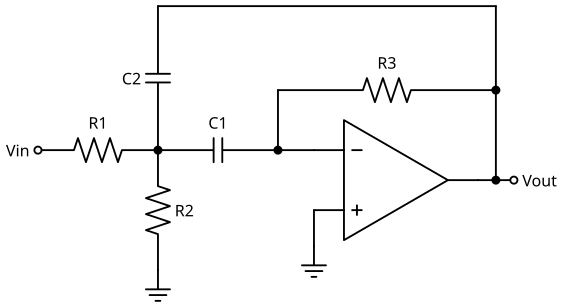

This chart was generated by the following Python code:
# SPDX-License-Identifier: MIT
"""Second-order band-pass filter: multiple feedback (MFB), inverting."""
import sys
import pathlib

sys.path.insert(0, str(pathlib.Path(__file__).resolve().parents[2] / "tools"))
from drawing import setup_drawing  # noqa: E402
import schemdraw.elements as elm  # noqa: E402

with setup_drawing(show=False) as d:
    d.add(elm.Dot(open=True).label("Vin", loc="left"))
    d.add(elm.Resistor().right().label("R1"))
    a = d.here
    d.add(elm.Dot())
    d.add(elm.Capacitor().right().label("C1"))
    n = d.here
    d.add(elm.Dot())
    d.add(elm.Line().right(0.75))
    op = d.add(elm.Opamp(leads=True).anchor("in1").right())
    d.add(elm.Line().at(op.in2).down(0.75))
    d.add(elm.Ground())
    d.add(elm.Line().at(op.out).right(0.75))
    out = d.here
    d.add(elm.Dot(open=True).label("Vout", loc="right"))
    xj = out[0] - 0.375
    d.add(elm.Line().at(n).up(1.25))
    d.add(elm.Resistor().tox(xj).label("R3"))
    yf = d.here[1]
    d.add(elm.Line().toy(op.out))
    d.add(elm.Dot().at((xj, op.out[1])))
    d.add(elm.Capacitor().at(a).up().toy(yf + 1.75).label("C2"))
    d.add(elm.Line().tox(xj))
    d.add(elm.Line().toy(yf))
    d.add(elm.Dot().at((xj, yf)))
    d.add(elm.Resistor().at(a).down().label("R2", loc="bottom"))
    d.add(elm.Ground())
    d.save(str(pathlib.Path(__file__).with_name("circuit.svg")))
print("wrote circuit.svg")
